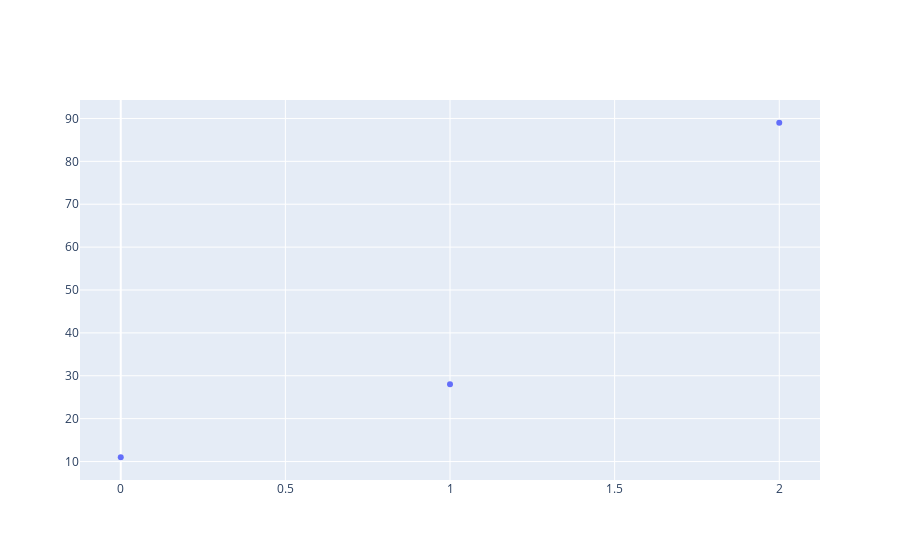

Notebook source saved alongside this figure:
### Markdown cell above
> Once again, press `shift + return` on the cell below, and change the values to see how they affect the output.

### Code cell
numbers = [11, 28, 89]
names = ['chicago', 'new york', 'philadelpia']
plot_with_labels(numbers, names)

### Figure 1 — Plotly figure (JSON) as saved in the notebook; plotly's stock layout.template omitted (floating-point values rounded to 4 significant figures)
{"data": [{"hovertext": ["chicago", "new york", "philadelpia"], "mode": "markers", "type": "scatter", "y": [11, 28, 89]}], "layout": {"autosize": true, "xaxis": {"autorange": true, "range": [-0.1279, 2.128]}, "yaxis": {"autorange": true, "range": [5.287, 94.71], "type": "linear"}}}
